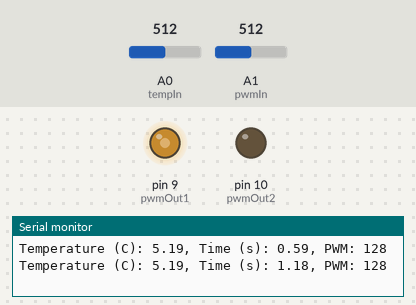
A sketch run on a simulated Arduino Uno, built with avr-gcc and run on an emulated ATmega328P. Shown: output pins drawn as LEDs (lit = HIGH), the last lines printed to the serial monitor. The test bench sets the inputs (shaded band); at power-on: A1 (pwmIn) = 512, A0 (tempIn) = 512.

Above: at 1.2 s.
1.3 s: A1 (pwmIn) set to 716
At 2.8 s:
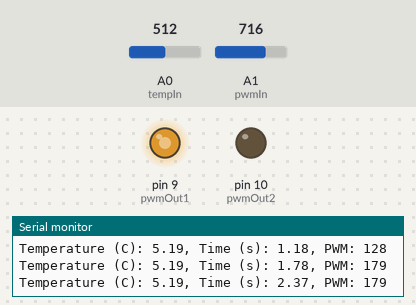
3.2 s: A1 (pwmIn) set to 900
At 4.7 s:
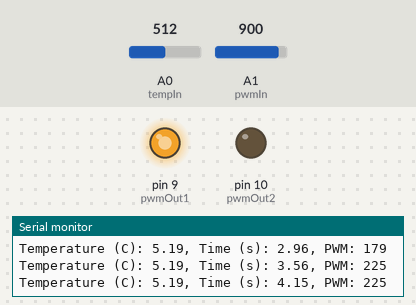
5.0 s: A1 (pwmIn) set to 122
At 6.5 s:
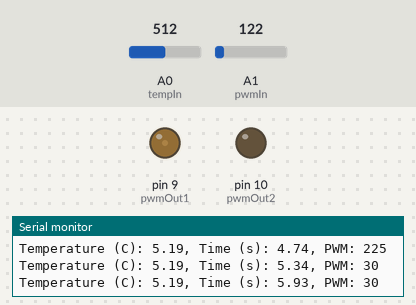
Timing chart, 0 to 8.0 s (numbered marks = the images above; inputs shaded):
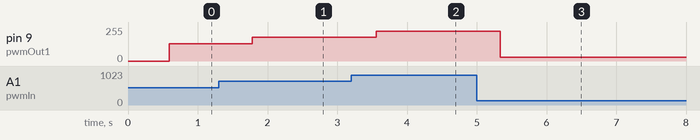

The sketch:

ThermistorTimeSerialOutForMatlab.ino
```cpp
// Reads voltage from voltage divider with thermistor as one leg. Averages numMeasurements times.
// Thermistor is in leg next to ground and the voltage is read by "tempIn"
// The thermistor is a Epcos, R/T 1008 with R_25 = 2000 ohms. B-parameter equation given in code.
// A trim pot sets the voltage between 0 - 5V and used to set the PWM of the H-bridge
// Outputs temperature (C), elapsed time (s) and PWM (0-255)
// Example serial line output:
//              Temperature (C): 27.73, Time (s): 645.06, PWM: 127

// Matlab reads and plots the results in a stripchart: StripChartTempTime.m

const int tempIn = A0;  // Analog input pin
const int pwmIn = A1;  // Analog input pin
const int numMeasurements = 5000;  // Number of measurements

// power
#define pwmOut1 9
#define pwmOut2 10


// Fixed resistor value in ohms
const float fixedResistance = 4670.0; // my board
//const float fixedResistance = 2195.0; // board in 39 lab

// Thermistor parameters
const float beta = 3560.0;
const float R25 = 2000.0;
const float T0 = 298.15;  // 25°C in Kelvin

void setup() {
  Serial.begin(9600);  // Initialize serial communication
  while (!Serial) {
    ;  // Wait for serial port to connect
  }
}
unsigned long startTime = millis();  // Get the starting time

void loop() {


  // Perform measurements and calculate average
float total = 0;
  for (int i = 0; i < numMeasurements; i++) {
    int sensorValue = analogRead(tempIn);
    total = total + sensorValue;
  }
float average = total / (float)numMeasurements;

    // Convert the analog value to voltage
    float voltage = average * (5.0 / 1023.0);  // Assuming 5V reference voltage

    // Calculate the resistance of the thermistor
    float thermistorResistance = (fixedResistance * voltage) / (5.0 - voltage);

    // Calculate the temperature using the Steinhart-Hart equation. See Wiki Thermistor entry.
    float steinhart = log(thermistorResistance / R25);
    steinhart /= beta;
    steinhart += 1.0 / T0;
    float temperature = 1.0 / steinhart - 273.15;  // temperature in Centigrade

    int pwmAnalogInput = analogRead(pwmIn)/4;  // voltage divider sets pwm input
    analogWrite(pwmOut1,pwmAnalogInput); // one of the two possible directions (heat/cool)
    analogWrite(pwmOut2,0);

  // Print average temperature and time in seconds
  unsigned long currentTime = millis();
  float elapsedTime = (currentTime - startTime) / 1000.0;
  Serial.print("Temperature (C): ");
  Serial.print(temperature);
  Serial.print(", Time (s): ");
  Serial.print(elapsedTime);
  Serial.print(", PWM: ");
  Serial.println(pwmAnalogInput);
}
```

Measured:
- after the input at 1.3 s, pin 9 (pwmOut1): 128/255 → 179/255 after 0.48 s
- after the input at 3.2 s, pin 9 (pwmOut1): 179/255 → 225/255 after 0.36 s
- after the input at 5.0 s, pin 9 (pwmOut1): 225/255 → 30/255 after 0.34 s
